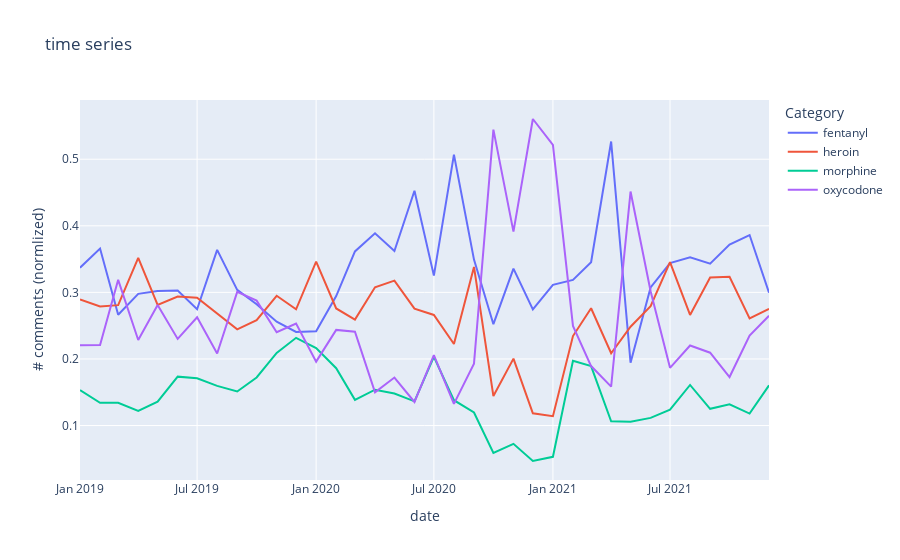

The code cell stored with this chart in its notebook:
### Code cell
import plotly.express as px
df = px.data.stocks()
fig = px.line(time_series_nr, x="date", y=time_series_nr.columns,
              hover_data={"date": "|%B %d, %Y"},
              title='normlized time series')
fig.update_layout(
    title='time series',
    yaxis_title="# comments (normlized)",
    legend_title="Category",

)
fig.write_html('n_comments(normlized)-timeseries.html')
fig.show()
